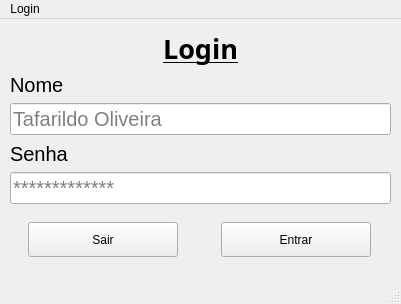
<?xml version="1.0" encoding="UTF-8"?>
<ui version="4.0">
 <class>MainWindow</class>
 <widget class="QMainWindow" name="MainWindow">
  <property name="geometry">
   <rect>
    <x>0</x>
    <y>0</y>
    <width>401</width>
    <height>304</height>
   </rect>
  </property>
  <property name="windowTitle">
   <string>MainWindow</string>
  </property>
  <widget class="QWidget" name="centralwidget">
   <widget class="QWidget" name="verticalLayoutWidget">
    <property name="geometry">
     <rect>
      <x>10</x>
      <y>10</y>
      <width>381</width>
      <height>175</height>
     </rect>
    </property>
    <layout class="QVBoxLayout" name="verticalLayout">
     <item>
      <spacer name="verticalSpacer">
       <property name="orientation">
        <enum>Qt::Vertical</enum>
       </property>
       <property name="sizeHint" stdset="0">
        <size>
         <width>20</width>
         <height>40</height>
        </size>
       </property>
      </spacer>
     </item>
     <item>
      <widget class="QLabel" name="label_4">
       <property name="font">
        <font>
         <family>Mongolian Baiti</family>
         <pointsize>20</pointsize>
         <weight>75</weight>
         <bold>true</bold>
         <underline>true</underline>
        </font>
       </property>
       <property name="text">
        <string>Login</string>
       </property>
       <property name="alignment">
        <set>Qt::AlignCenter</set>
       </property>
      </widget>
     </item>
     <item>
      <widget class="QLabel" name="label_nome">
       <property name="font">
        <font>
         <pointsize>15</pointsize>
        </font>
       </property>
       <property name="text">
        <string>Nome</string>
       </property>
      </widget>
     </item>
     <item>
      <widget class="QLineEdit" name="Nome">
       <property name="font">
        <font>
         <pointsize>15</pointsize>
        </font>
       </property>
       <property name="text">
        <string/>
       </property>
       <property name="placeholderText">
        <string>Tafarildo Oliveira</string>
       </property>
      </widget>
     </item>
     <item>
      <spacer name="verticalSpacer_2">
       <property name="orientation">
        <enum>Qt::Vertical</enum>
       </property>
       <property name="sizeHint" stdset="0">
        <size>
         <width>20</width>
         <height>40</height>
        </size>
       </property>
      </spacer>
     </item>
     <item>
      <widget class="QLabel" name="label_nome_2">
       <property name="font">
        <font>
         <pointsize>15</pointsize>
        </font>
       </property>
       <property name="text">
        <string>Senha</string>
       </property>
      </widget>
     </item>
     <item>
      <widget class="QLineEdit" name="Senha">
       <property name="font">
        <font>
         <pointsize>15</pointsize>
        </font>
       </property>
       <property name="text">
        <string/>
       </property>
       <property name="placeholderText">
        <string>*************</string>
       </property>
      </widget>
     </item>
    </layout>
   </widget>
   <widget class="QWidget" name="horizontalLayoutWidget">
    <property name="geometry">
     <rect>
      <x>10</x>
      <y>190</y>
      <width>381</width>
      <height>61</height>
     </rect>
    </property>
    <layout class="QHBoxLayout" name="horizontalLayout">
     <property name="spacing">
      <number>25</number>
     </property>
     <item>
      <widget class="QPushButton" name="Sair">
       <property name="maximumSize">
        <size>
         <width>150</width>
         <height>35</height>
        </size>
       </property>
       <property name="text">
        <string>Sair</string>
       </property>
      </widget>
     </item>
     <item>
      <widget class="QPushButton" name="Entrar">
       <property name="maximumSize">
        <size>
         <width>150</width>
         <height>35</height>
        </size>
       </property>
       <property name="text">
        <string>Entrar</string>
       </property>
      </widget>
     </item>
    </layout>
   </widget>
  </widget>
  <widget class="QMenuBar" name="menubar">
   <property name="geometry">
    <rect>
     <x>0</x>
     <y>0</y>
     <width>401</width>
     <height>21</height>
    </rect>
   </property>
   <widget class="QMenu" name="menuLogin">
    <property name="title">
     <string>Login</string>
    </property>
   </widget>
   <addaction name="menuLogin"/>
  </widget>
  <widget class="QStatusBar" name="statusbar"/>
 </widget>
 <resources/>
 <connections/>
</ui>
